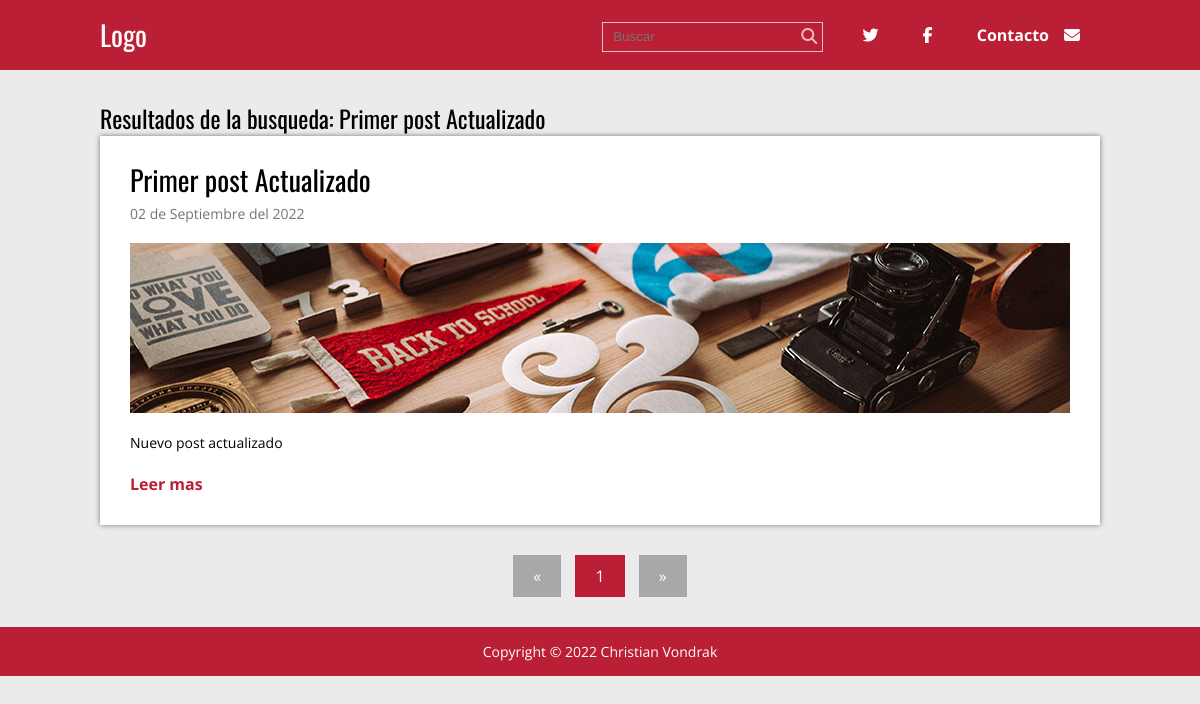
The page /buscar.php?busqueda=Primer post Actualizado on the database its author committed.
### tables this page shows
CREATE TABLE `articulo` (
  `ID` int(11) NOT NULL,
  `titulo` varchar(200) NOT NULL,
  `extracto` varchar(200) NOT NULL,
  `fecha` timestamp NOT NULL DEFAULT current_timestamp(),
  `texto` text NOT NULL,
  `thumb` varchar(50) NOT NULL
);

### buscar.php (called while the page is built, shortened)
<?php
require 'admin/config.php';
require 'functions.php';
$conexion=conexion($bd_config);
if ($_SERVER['REQUEST_METHOD']=='GET' && !empty($_GET['busqueda'])) {
    $busqueda = limpiarDatos($_GET['busqueda']);
    $statement=$conexion->prepare(
        'SELECT * FROM articulo where titulo LIKE :busqueda or texto LIKE :busqueda'
    );
    $statement->execute(array(':busqueda'=>"%$busqueda%"));
    $resultados = $statement->fetchAll();
    if (empty($resultados)) {
        $titulo = 'No se encontraron articulos con el resultado '. $busqueda;
    }else{
        $titulo = 'Resultados de la busqueda: '. $busqueda;
    }
} else{
    header('Location: '. RUTA . '/index.php');
}
require 'views/buscar.view.php';
?>

### functions.php (called while the page is built, shortened)
<?php
    function limpiarDatos($datos){
        $datos=trim($datos);
        $datos=stripslashes(($datos));
        $datos=htmlspecialchars($datos);
        return $datos;
        }
    function fecha($fecha){
        $timestamp = strtotime($fecha);
        $meses = ['Enero', 'Febrero', 'Marzo', 'Abril', 'Mayo', 'Junio',
        'Julio', 'Agosto', 'Septiembre', 'Octubre', 'Noviembre', 'Diciembre'];
        $dia = date('d',$timestamp);
        $mes = date('m',$timestamp)-1;
        $year = date('Y',$timestamp);
        $fecha="$dia de ". $meses[$mes] . " del $year";
        return $fecha;
    }
?>

### views/buscar.view.php (the view)
<?php
require 'header.php';
?>
<div class="contenedor">
    <h2><?php echo $titulo; ?></h2>
    <?php foreach($resultados as $p): ?>
    <div class="post">
        <article>
            <h2 class="titulo"><a href="single.php?id=<?php echo $p['ID']; ?>"><?php echo $p['titulo']; ?></a></h2>
            <p class="fecha"><?php echo fecha($p['fecha']); ?></p>
            <div class="thumb">
                <a href="single.php?id=<?php echo $p['ID']; ?>">
                    <img src="<?php echo RUTA; ?>/img/<?php echo $p['thumb']; ?>" alt="">
                </a>
            </div>
            <p class="extracto"><?php echo $p['extracto']; ?></p>
            <a href="single.php?id=<?php echo $p['ID'] ?>;" class="continuar">Leer mas</a>
        </article>
    </div>
    <?php endforeach ?>
    <?php require 'paginacion.php'; ?>
</div>
    <?php require 'footer.php';?>
</body>
</html>

### css/style.css (style rules this page uses)
* { margin: 0; padding: 0; -webkit-box-sizing: border-box; -moz-box-sizing: border-box; box-sizing: border-box; }
body { font-size: 16px; font-family: 'Open Sans', sans-serif; background: #ebebeb; }
h1, h2, h3, h4, h5, h6 { font-family: "Oswald", Arial, Sans-serif; font-weight: normal; }
a { text-decoration: none; color:#BB1F35; }
.contenedor { max-width: 1000px; width: 90%; margin: auto; }
.post { width: 100%; background: #fff; box-shadow: 0px 0px 5px rgba(0,0,0, .5); margin-bottom: 30px; padding: 30px; }
.post article .titulo { font-family: "Oswald", Arial, Sans-serif; font-size: 28px; font-weight: normal; line-height: 28px; margin-bottom: 10px; }
.post article .titulo a { color:#000; }
.post article .fecha { color:#747474; font-size: 14px; margin-bottom: 20px; }
.post article .thumb { margin-bottom: 20px; }
.post article .thumb img { vertical-align: top; width: 100%; }
.post article .extracto { font-size: 14px; line-height: 20px; margin-bottom: 20px; }
.post article .continuar { color:#BB1F35; font-weight: bold; }

### rows shown on the page
articulo: titulo "Primer post Actualizado", fecha "02 de Septiembre del 2022", thumb (picture), extracto "Nuevo post actualizado"

### other values the page prints
$titulo "Resultados de la busqueda: Primer post Actualizado"
